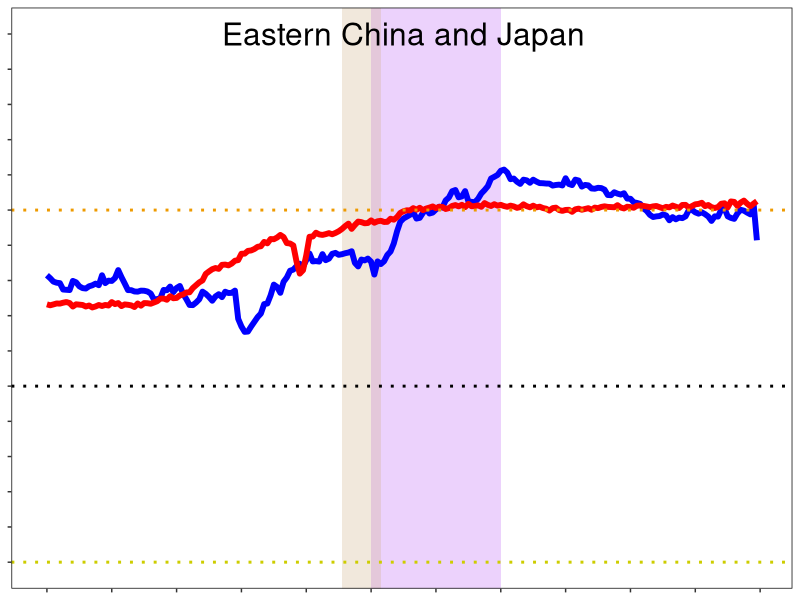
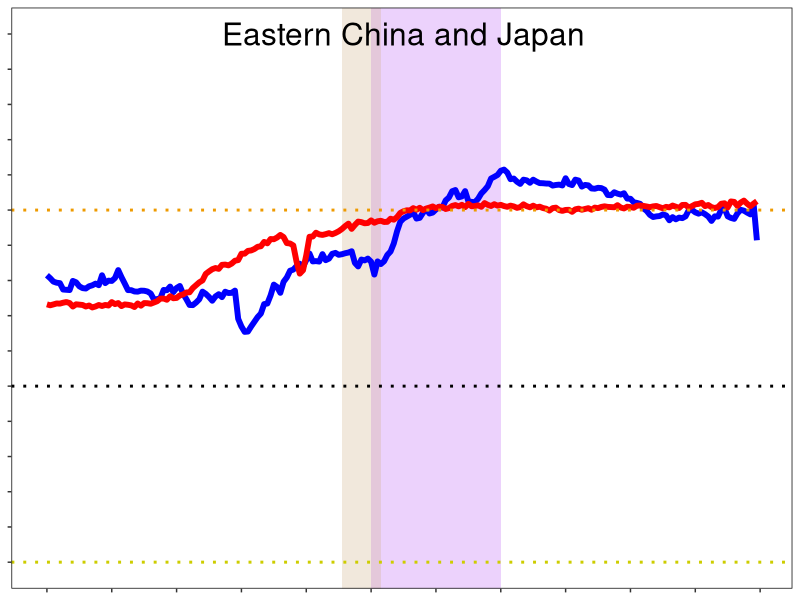

The R source for these figures, in order:
library(ggplot2)
library(readr)
proxy_region <- read_csv("data/proxy_region.csv")
model_region <- read_csv("data/model_region.csv")

plot_data <- data.frame(time=proxy_region$time, proxy=proxy_region$e_china_japan, model=model_region$e_china_japan)
plot <- ggplot()+
  annotate("rect", fill = "purple", xmin = 8000, xmax = 12000, ymin = -Inf, ymax = Inf,
           alpha = .2)+
  annotate("rect", fill = "tan", xmin = 11700, xmax = 12900, ymin = -Inf, ymax = Inf,
           alpha = .3)+
  annotate("text", x = 11000, y = 5, label = "Eastern China and Japan", size = 8)+
  geom_line(data=plot_data,aes(time, proxy, colour = "Anomaly in Proxy Data"), size = 2)+
  geom_line(data=plot_data,aes(time, model, colour = "Anomaly in Model Data"), size = 2)+
  #geom_line(data=plot_data,aes(time, diff+5, colour = "Model - Proxy"))+
  scale_colour_manual(values = c(
    'Anomaly in Proxy Data' = 'blue',
    'Anomaly in Model Data' = 'red'
  ))+  
  geom_hline(yintercept = 0, size = 1, linetype='dotted', colour = "orange2") +
  geom_hline(yintercept = -5, size = 1, linetype='dotted') +
  geom_hline(yintercept = -10, size = 1, linetype='dotted', colour = "yellow3") +
  scale_y_continuous(name = expression("Temperature Anomaly (°C)"), limits = c(-10, 5),  breaks = scales::pretty_breaks(n = 20))+
  labs(y = "Anomaly",
       x = "Time (Years BP)",
       colour = 'Legend') +
  #ggtitle("Temperature Anomaly 25°S ~ 90°S") +
  theme(panel.grid.major = element_blank(),
        panel.grid.minor = element_blank(),
        #panel.background = element_blank(), 
        axis.line.x = element_blank(),
        axis.text = element_blank(),
        #axis.ticks.y = element_blank(),
        axis.title.y= element_blank(),
        panel.border = element_rect(colour = "black", fill=NA),
        axis.line= element_blank(),
        axis.title.x= element_blank(),
        legend.justification = c(0, 0),
        legend.position = "none",
        #legend.spacing.x = unit(10, 'pt'),
        #legend.text = element_text(margin = margin(t = 3), size=rel(0.83)),
        #legend.background = element_rect(colour = NA),
        #legend.key = element_rect(colour = "white", fill = NA),
        legend.title = element_blank(),
        panel.background = element_rect(fill = "transparent",colour = NA),
        plot.background = element_rect(fill = "transparent",colour = NA)
  ) +
  scale_x_reverse(limits = c(22000, 100), breaks = scales::pretty_breaks(n = 10))
plot

ggsave("img/regional/e_china_japan.png", width = 6, height = 4, bg = "transparent")
